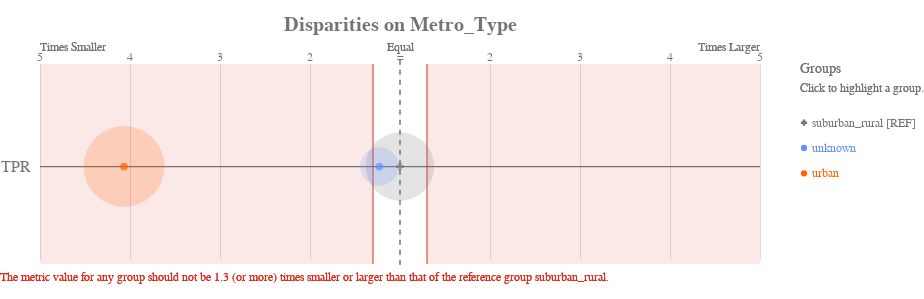

Notebook source saved alongside this figure:
### Code cell
ap.disparity(bdf_1, metrics, 'metro_type', fairness_threshold = 1.3)

### Figure 1 — Vega-Lite specification as saved in the notebook (floating-point values rounded to 4 significant figures)
{"config": {"view": {"continuousWidth": 400, "continuousHeight": 300, "strokeWidth": 0}, "axisLeft": {"labelColor": "rgb(117,117,117)", "labelFont": "Arial", "labelFontSize": 16}, "title": {"align": "center", "baseline": "middle", "color": "rgb(117,117,117)", "font": "Arial", "fontSize": 20, "fontWeight": "bold"}}, "layer": [{"data": {"name": "data-69906043afeeeb979aee7e854a9347a9"}, "mark": {"type": "rule", "stroke": "rgb(117,117,117)", "strokeWidth": 1.25, "tooltip": ""}, "encoding": {"x": {"type": "quantitative", "field": "x", "scale": {"domain": [-4, 4], "range": [40.0, 760.0]}}, "x2": {"field": "x2"}, "y": {"type": "nominal", "axis": {"domain": false, "labelAngle": 0, "labelPadding": -30, "orient": "left", "ticks": false, "title": ""}, "field": "metric", "scale": {"domain": ["TPR"], "range": [30, 225.0]}}}}, {"data": {"name": "data-79dd248bdaa0ea02c535240e8ad022c8"}, "mark": {"type": "rule", "stroke": "rgb(117,117,117)", "strokeDash": [5, 5], "strokeWidth": 1}, "encoding": {"tooltip": {"value": "suburban_rural [REF]"}, "x": {"value": 400.0}, "y": {"value": 20.83}, "y2": {"value": 229.2}}}, {"data": {"name": "data-91715fc5993a5f84065017610b00531e"}, "mark": {"type": "text", "align": "center", "color": "rgb(117,117,117)", "font": "Arial", "fontSize": 12, "fontWeight": "normal", "tooltip": ""}, "encoding": {"text": {"type": "nominal", "field": "label"}, "x": {"type": "quantitative", "field": "value", "scale": {"domain": [-4, 4], "range": [40.0, 760.0]}}, "y": {"value": 17.5}}}, {"layer": [{"mark": {"type": "text", "align": "left", "fill": "rgb(117,117,117)", "font": "Arial", "fontSize": 12, "fontWeight": "normal", "tooltip": ""}, "encoding": {"text": {"value": "Times Smaller"}, "x": {"value": 40.0}, "y": {"value": 7.5}}}, {"mark": {"type": "text", "align": "right", "fill": "rgb(117,117,117)", "font": "Arial", "fontSize": 12, "fontWeight": "normal", "tooltip": ""}, "encoding": {"text": {"value": "Times Larger"}, "x": {"value": 760.0}, "y": {"value": 7.5}}}, {"mark": {"type": "text", "align": "center", "fill": "rgb(117,117,117)", "font": "Arial", "fontSize": 12, "fontWeight": "normal", "tooltip": ""}, "encoding": {"text": {"value": "Equal"}, "x": {"value": 400.0}, "y": {"value": 7.5}}}], "data": {"name": "data-79dd248bdaa0ea02c535240e8ad022c8"}}, {"layer": [{"mark": {"type": "rule", "opacity": 0.8, "stroke": "rgb(217, 46, 28)", "strokeWidth": 1.25, "tooltip": ""}, "encoding": {"x": {"type": "quantitative", "field": "min", "scale": {"domain": [-4, 4], "range": [40.0, 760.0]}}, "y": {"value": 25.0}, "y2": {"value": 225.0}}}, {"mark": {"type": "rule", "opacity": 0.8, "stroke": "rgb(217, 46, 28)", "strokeWidth": 1.25, "tooltip": ""}, "encoding": {"x": {"type": "quantitative", "field": "max", "scale": {"domain": [-4, 4], "range": [40.0, 760.0]}}, "y": {"value": 25.0}, "y2": {"value": 225.0}}}, {"layer": [{"mark": {"type": "rect", "fill": "rgb(217, 46, 28)", "opacity": 0.1, "tooltip": ""}, "encoding": {"x": {"type": "quantitative", "field": "min", "scale": {"domain": [-4, 4], "range": [40.0, 760.0]}}, "x2": {"field": "lower_end"}, "y": {"value": 25.0}, "y2": {"value": 225.0}}}, {"mark": {"type": "rect", "fill": "rgb(217, 46, 28)", "opacity": 0.1, "tooltip": ""}, "encoding": {"x": {"type": "quantitative", "field": "max", "scale": {"domain": [-4, 4], "range": [40.0, 760.0]}}, "x2": {"field": "upper_end"}, "y": {"value": 25.0}, "y2": {"value": 225.0}}}]}, {"data": {"name": "data-79dd248bdaa0ea02c535240e8ad022c8"}, "mark": {"type": "text", "align": "left", "baseline": "top", "fill": "rgb(217, 46, 28)", "font": "Arial", "fontSize": 12, "fontWeight": "normal", "tooltip": ""}, "encoding": {"text": {"value": "The metric value for any group should not be 1.3 (or more) times smaller or larger than that of the reference group suburban_rural."}, "x": {"value": 0}, "y": {"value": 233.3}}}], "data": {"name": "data-f1d9bb0767502379a167f570653ea10f"}}, {"layer": [{"mark": "circle"}, {"data": {"name": "data-d726218d0714cbe73fab5c084f2dc337"}, "mark": {"type": "circle", "opacity": 0.2}, "encoding": {"color": {"condition": {"type": "nominal", "field": "attribute_value", "legend": null, "scale": {"domain": ["suburban_rural", "unknown", "urban"], "range": ["rgb(117,117,117)", "rgb(100, 143, 255)", "rgb(254, 97, 0)", "rgb(220, 38, 127)", "rgb(255, 176, 0)", "rgb(120, 94, 240)"]}, "selection": "selector133"}, "value": "rgb(224,224,224)"}, "size": {"type": "quantitative", "field": "group_size", "legend": null, "scale": {"domain": [0, 10940.0], "range": [0, 7854.0]}}, "tooltip": [{"type": "nominal", "field": "attribute_value", "title": "Group"}, {"type": "nominal", "field": "tooltip_group_size", "title": "Group Size"}, {"type": "nominal", "field": "tooltip_disparity_explanation_tpr", "title": "Disparity"}, {"type": "quantitative", "field": "tpr", "format": ".2f", "title": "TPR"}], "x": {"type": "quantitative", "axis": {"domain": false, "labels": false, "ticks": false, "title": null, "values": [1, 2, 3, 4, -4, -3, -2, -1]}, "field": "tpr_disparity_scaled", "scale": {"domain": [-4, 4], "range": [40.0, 760.0]}}, "y": {"type": "nominal", "axis": {"domain": false, "grid": false, "labels": false, "ticks": false, "title": " "}, "field": "metric_variable", "scale": {"domain": ["TPR"], "range": [30, 225.0]}}}, "selection": {"selector135": {"type": "multi", "empty": "all", "fields": ["attribute_value"]}}, "transform": [{"calculate": "'TPR'", "as": "metric_variable"}]}, {"layer": [{"mark": "point"}, {"data": {"name": "data-d726218d0714cbe73fab5c084f2dc337"}, "mark": {"type": "point", "filled": true, "size": 60}, "encoding": {"color": {"condition": {"type": "nominal", "field": "attribute_value", "legend": null, "scale": {"domain": ["suburban_rural", "unknown", "urban"], "range": ["rgb(117,117,117)", "rgb(100, 143, 255)", "rgb(254, 97, 0)", "rgb(220, 38, 127)", "rgb(255, 176, 0)", "rgb(120, 94, 240)"]}, "selection": "selector133"}, "value": "rgb(224,224,224)"}, "shape": {"type": "nominal", "field": "attribute_value", "legend": null, "scale": {"domain": ["suburban_rural", "unknown", "urban"], "range": ["cross", "circle", "circle"]}}, "tooltip": [{"type": "nominal", "field": "attribute_value", "title": "Group"}, {"type": "nominal", "field": "tooltip_group_size", "title": "Group Size"}, {"type": "nominal", "field": "tooltip_disparity_explanation_tpr", "title": "Disparity"}, {"type": "quantitative", "field": "tpr", "format": ".2f", "title": "TPR"}], "x": {"type": "quantitative", "axis": {"domain": false, "labels": false, "ticks": false, "title": null, "values": [1, 2, 3, 4, -4, -3, -2, -1]}, "field": "tpr_disparity_scaled", "scale": {"domain": [-4, 4], "range": [40.0, 760.0]}}, "y": {"type": "nominal", "axis": {"domain": false, "grid": false, "labels": false, "ticks": false, "title": " "}, "field": "metric_variable", "scale": {"domain": ["TPR"], "range": [30, 225.0]}}}, "selection": {"selector134": {"type": "multi", "empty": "all", "fields": ["attribute_value"]}}, "transform": [{"calculate": "'TPR'", "as": "metric_variable"}]}]}]}, {"layer": [{"mark": {"type": "point", "filled": true, "opacity": 1, "size": 39.48}, "encoding": {"color": {"condition": {"type": "nominal", "field": "attribute_value", "legend": null, "scale": {"domain": ["suburban_rural", "unknown", "urban"], "range": ["rgb(117,117,117)", "rgb(100, 143, 255)", "rgb(254, 97, 0)", "rgb(220, 38, 127)", "rgb(255, 176, 0)", "rgb(120, 94, 240)"]}, "selection": "selector133"}, "value": "rgb(224,224,224)"}, "shape": {"type": "nominal", "field": "attribute_value", "legend": null, "scale": {"domain": ["suburban_rural", "unknown", "urban"], "range": ["cross", "circle", "circle"]}}, "x": {"value": 804}, "y": {"type": "nominal", "axis": {"domain": false, "grid": false, "labels": false, "ticks": false, "title": " "}, "field": "attribute_value", "scale": {"domain": ["suburban_rural", "unknown", "urban"], "range": [71, 147]}}}, "selection": {"selector133": {"type": "multi", "empty": "all", "fields": ["attribute_value"]}}}, {"mark": {"type": "text", "align": "left", "baseline": "middle", "font": "Arial", "fontSize": 12, "fontWeight": "normal"}, "encoding": {"color": {"condition": {"type": "nominal", "field": "attribute_value", "legend": null, "scale": {"domain": ["suburban_rural", "unknown", "urban"], "range": ["rgb(117,117,117)", "rgb(100, 143, 255)", "rgb(254, 97, 0)", "rgb(220, 38, 127)", "rgb(255, 176, 0)", "rgb(120, 94, 240)"]}, "selection": "selector133"}, "value": "rgb(224,224,224)"}, "text": {"type": "nominal", "field": "label"}, "x": {"value": 812}, "y": {"type": "nominal", "axis": {"domain": false, "grid": false, "labels": false, "ticks": false, "title": " "}, "field": "attribute_value", "scale": {"domain": ["suburban_rural", "unknown", "urban"], "range": [71, 147]}}}, "selection": {"selector136": {"type": "multi", "empty": "all", "fields": ["attribute_value"]}}}, {"data": {"name": "data-79dd248bdaa0ea02c535240e8ad022c8"}, "mark": {"type": "text", "align": "left", "baseline": "middle", "color": "rgb(117,117,117)", "font": "Arial", "fontSize": 12, "fontWeight": "normal"}, "encoding": {"text": {"value": "Click to highlight a group."}, "x": {"value": 800}, "y": {"value": 49}}}, {"data": {"name": "data-79dd248bdaa0ea02c535240e8ad022c8"}, "mark": {"type": "text", "align": "left", "baseline": "middle", "color": "rgb(117,117,117)", "font": "Arial", "fontSize": 14, "fontWeight": "normal"}, "encoding": {"text": {"value": "Groups"}, "x": {"value": 800}, "y": {"value": 30}}}], "data": {"name": "data-e1f9423a4bded23d71327d85bde107c5"}}], "height": 250, "padding": {"top": 15, "bottom": 10}, "resolve": {"scale": {"size": "independent", "y": "independent"}}, "title": "Disparities on Metro_Type", "width": 800, "$schema": "https://vega.github.io/schema/vega-lite/v4.8.1.json", "datasets": {"data-69906043afeeeb979aee7e854a9347a9": [{"metric": "TPR", "x": -4, "x2": 4}], "data-79dd248bdaa0ea02c535240e8ad022c8": [{"a": 1, "b": 0}, {"a": 1, "b": 0}], "data-91715fc5993a5f84065017610b00531e": [{"value": 1, "label": 2}, {"value": 2, "label": 3}, {"value": 3, "label": 4}, {"value": 4, "label": 5}, {"value": -4, "label": 5}, {"value": -3, "label": 4}, {"value": -2, "label": 3}, {"value": -1, "label": 2}, {"value": 0, "label": "="}], "data-f1d9bb0767502379a167f570653ea10f": [{"min": -0.3, "max": 0.3, "lower_end": -4, "upper_end": 4}], "data-d726218d0714cbe73fab5c084f2dc337": [{"attribute_name": "metro_type", "attribute_value": "suburban_rural", "group_size": 6506, "total_entities": 17677, "tpr": 0.1446, "tpr_disparity": 1.0, "tpr_disparity_scaled": 0.0, "tooltip_group_size": "6,506 (36.80%)", "tooltip_disparity_explanation_tpr": "Reference group"}, {"attribute_name": "metro_type", "attribute_value": "unknown", "group_size": 2056, "total_entities": 17677, "tpr": 0.1176, "tpr_disparity": 0.8137, "tpr_disparity_scaled": -0.229, "tooltip_group_size": "2,056 (11.63%)", "tooltip_disparity_explanation_tpr": "1.23 times smaller TPR than the reference group"}, {"attribute_name": "metro_type", "attribute_value": "urban", "group_size": 9115, "total_entities": 17677, "tpr": 0.03556, "tpr_disparity": 0.246, "tpr_disparity_scaled": -3.066, "tooltip_group_size": "9,115 (51.56%)", "tooltip_disparity_explanation_tpr": "4.07 times smaller TPR than the reference group"}], "data-e1f9423a4bded23d71327d85bde107c5": [{"attribute_value": "suburban_rural", "label": "suburban_rural [REF]"}, {"attribute_value": "unknown", "label": "unknown"}, {"attribute_value": "urban", "label": "urban"}]}}
